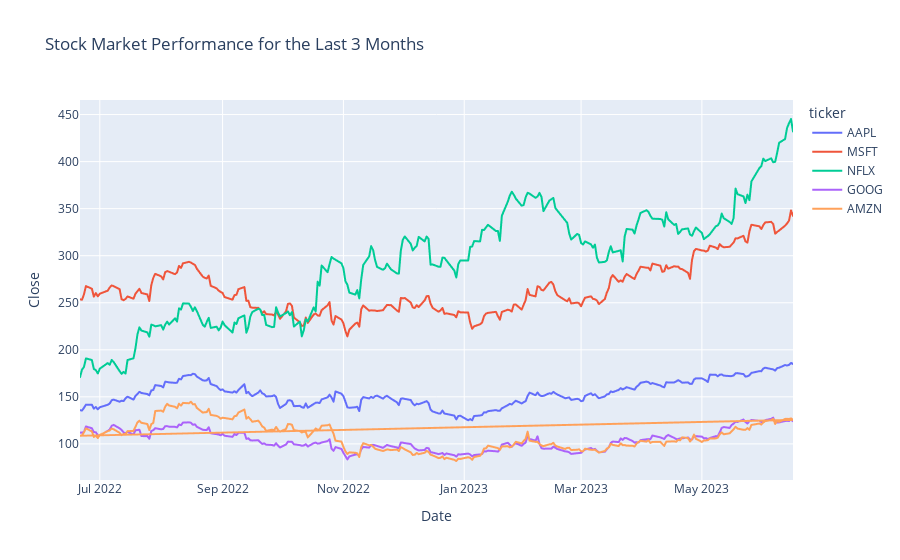

This figure's notebook cell:
### Code cell
#plotting the chart performance
import plotly.express as px

fig =px.line(df, x ='Date',y='Close',color ='ticker',title="Stock Market Performance for the Last 3 Months")

fig.show()

### Figure 1 — Plotly figure (JSON) as saved in the notebook; plotly's stock layout.template omitted (floating-point values rounded to 4 significant figures; data arrays with more than 128 entries replaced by an {"elided": "..."} marker saying what was removed)
{"data": [{"hovertemplate": "ticker=AAPL<br>Date=%{x}<br>Close=%{y}<extra></extra>", "legendgroup": "AAPL", "line": {"color": "#636efa", "dash": "solid"}, "marker": {"symbol": "circle"}, "mode": "lines", "name": "AAPL", "showlegend": true, "type": "scattergl", "x": {"elided": "250 str values"}, "xaxis": "x", "y": {"elided": "250 float values"}, "yaxis": "y"}, {"hovertemplate": "ticker=MSFT<br>Date=%{x}<br>Close=%{y}<extra></extra>", "legendgroup": "MSFT", "line": {"color": "#EF553B", "dash": "solid"}, "marker": {"symbol": "circle"}, "mode": "lines", "name": "MSFT", "showlegend": true, "type": "scattergl", "x": {"elided": "250 str values"}, "xaxis": "x", "y": {"elided": "250 float values"}, "yaxis": "y"}, {"hovertemplate": "ticker=NFLX<br>Date=%{x}<br>Close=%{y}<extra></extra>", "legendgroup": "NFLX", "line": {"color": "#00cc96", "dash": "solid"}, "marker": {"symbol": "circle"}, "mode": "lines", "name": "NFLX", "showlegend": true, "type": "scattergl", "x": {"elided": "250 str values"}, "xaxis": "x", "y": {"elided": "250 float values"}, "yaxis": "y"}, {"hovertemplate": "ticker=GOOG<br>Date=%{x}<br>Close=%{y}<extra></extra>", "legendgroup": "GOOG", "line": {"color": "#ab63fa", "dash": "solid"}, "marker": {"symbol": "circle"}, "mode": "lines", "name": "GOOG", "showlegend": true, "type": "scattergl", "x": {"elided": "250 str values"}, "xaxis": "x", "y": {"elided": "250 float values"}, "yaxis": "y"}, {"hovertemplate": "ticker=AMZN<br>Date=%{x}<br>Close=%{y}<extra></extra>", "legendgroup": "AMZN", "line": {"color": "#FFA15A", "dash": "solid"}, "marker": {"symbol": "circle"}, "mode": "lines", "name": "AMZN", "showlegend": true, "type": "scattergl", "x": {"elided": "500 str values"}, "xaxis": "x", "y": {"elided": "500 float values"}, "yaxis": "y"}], "layout": {"legend": {"title": {"text": "ticker"}, "tracegroupgap": 0}, "title": {"text": "Stock Market Performance for the Last 3 Months"}, "xaxis": {"anchor": "y", "domain": [0, 1], "title": {"text": "Date"}}, "yaxis": {"anchor": "x", "domain": [0, 1], "title": {"text": "Close"}}}}
